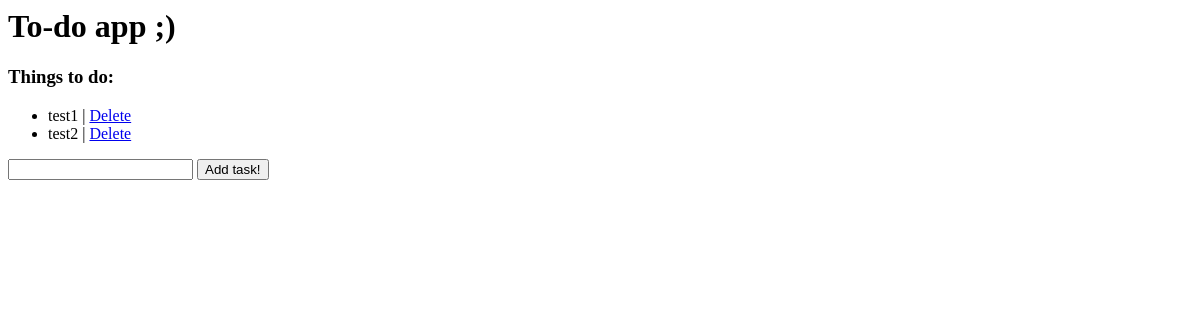
Page /home/ on the earlier database version.
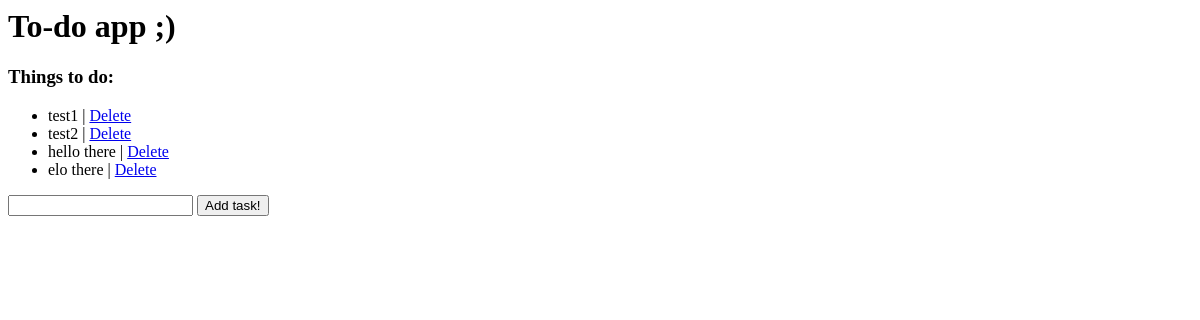
Same page on the later database version.
### ToDoList/models.py (models this page shows)
class ToDoItem(models.Model):
    Content = models.TextField()
    Completed = models.BooleanField(default = False)
    Author = models.TextField()
    def __str__(self):
        return self.Content

### ToDoList/views.py (the view)
# urls.py: path('home/', ToDoView, name="home"),
def ToDoView (request):
    all_items = ToDoItem.objects.all()
    return render(request, 'base.html',{'all_items' : all_items})

### ToDoList/Templates/base.html (shortened to what this page needs)
<html>
    <head>
    </head>
    <body>
        <h1>To-do app ;)</h1>
        <h3>Things to do:</h3>
        <ul>
            {% for todo_item in all_items %}
                <li>{{ todo_item }} | <a href="/delete/{{todo_item.id}}">Delete</a></li>
            {% endfor %}
        </ul>
        <form action="/addItem/" method="POST">
            <input type="text" name="Content">
            <input type="submit" value="Add task!" name="Add">
        </form>
    </body>
</html>

Differences in the rows shown:
added ToDoItem: Content "hello there"
added ToDoItem: Content "elo there"
